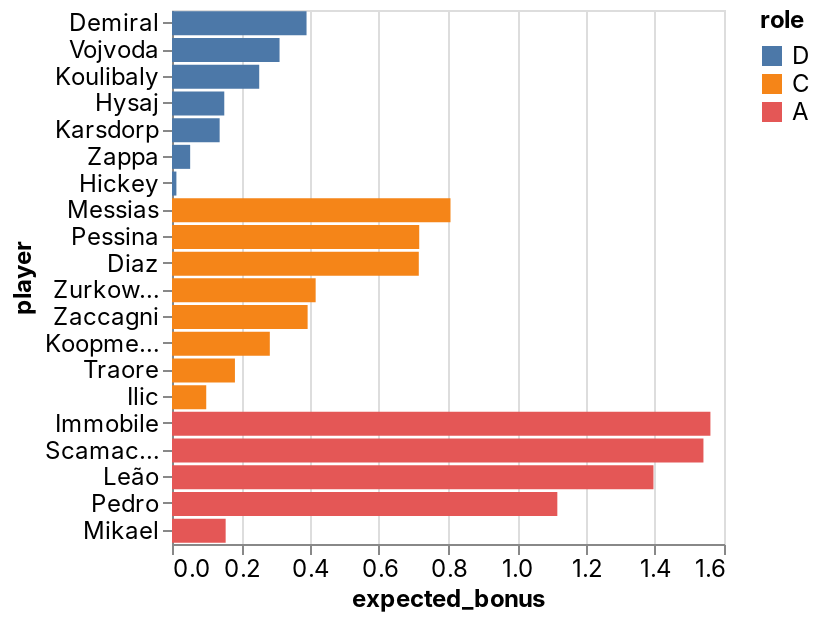

The notebook cell this image was saved under:
### Code cell
_deepnote_run_altair(team, """{"$schema":"https://vega.github.io/schema/vega-lite/v4.json","mark":{"type":"bar","tooltip":{"content":"data"}},"height":220,"autosize":{"type":"fit"},"data":{"name":"placeholder"},"encoding":{"x":{"field":"expected_bonus","type":"quantitative","sort":null,"scale":{"type":"linear","zero":false}},"y":{"field":"player","type":"nominal","sort":null,"scale":{"type":"linear","zero":true}},"color":{"field":"role","type":"nominal","sort":null,"scale":{"type":"linear","zero":false}}}}""")

### Figure 1 — Vega-Lite specification as saved in the notebook (floating-point values rounded to 4 significant figures)
{"config": {"view": {"continuousWidth": 400, "continuousHeight": 300}, "area": {"fill": "#51C0E9"}, "axis": {"labelFont": "Inter, sans-serif", "labelFontSize": 12, "labelFontWeight": "normal", "labelLimit": 60, "labelOverlap": "greedy", "titleFont": "Inter, sans-serif", "titleFontSize": 12, "titleFontWeight": "bold"}, "background": "#ffffff", "legend": {"labelFont": "Inter, sans-serif", "labelFontSize": 12, "titleFont": "Inter, sans-serif", "titleFontSize": 12, "titleFontWeight": "bold"}, "line": {"stroke": "#51C0E9", "strokeWidth": 2}, "rect": {"fill": "#51C0E9"}, "title": {"anchor": "start", "color": "#000000", "font": "Inter, sans-serif", "fontSize": 22, "fontWeight": "normal"}}, "data": {"name": "data-f1aac0684b66cb1e7d860771e8ad39db"}, "mark": {"type": "bar", "tooltip": {"content": "data"}}, "autosize": {"type": "fit"}, "encoding": {"color": {"type": "nominal", "field": "role", "scale": {"type": "linear", "zero": false}, "sort": null}, "x": {"type": "quantitative", "field": "expected_bonus", "scale": {"type": "linear", "zero": false}, "sort": null}, "y": {"type": "nominal", "field": "player", "scale": {"type": "linear", "zero": true}, "sort": null}}, "height": 300, "width": "container", "$schema": "https://vega.github.io/schema/vega-lite/v4.json", "datasets": {"data-f1aac0684b66cb1e7d860771e8ad39db": [{"fanta_team": "Scansuolo ", "role": "D", "player": "Demiral", "team": "Atalanta", "opponent": "Verona", "date": "2022-04-18T00:00:00", "expected_bonus": 0.39}, {"fanta_team": "Scansuolo ", "role": "D", "player": "Vojvoda", "team": "Torino", "opponent": "Lazio", "date": "2022-04-16T00:00:00", "expected_bonus": 0.3118}, {"fanta_team": "Scansuolo ", "role": "D", "player": "Koulibaly", "team": "Napoli", "opponent": "Roma", "date": "2022-04-18T00:00:00", "expected_bonus": 0.2528}, {"fanta_team": "Scansuolo ", "role": "D", "player": "Hysaj", "team": "Lazio", "opponent": "Torino", "date": "2022-04-16T00:00:00", "expected_bonus": 0.1515}, {"fanta_team": "Scansuolo ", "role": "D", "player": "Karsdorp", "team": "Roma", "opponent": "Napoli", "date": "2022-04-18T00:00:00", "expected_bonus": 0.1381}, {"fanta_team": "Scansuolo ", "role": "D", "player": "Zappa", "team": "Cagliari", "opponent": "Sassuolo", "date": "2022-04-16T00:00:00", "expected_bonus": 0.05265}, {"fanta_team": "Scansuolo ", "role": "D", "player": "Hickey", "team": "Bologna", "opponent": "Juventus", "date": "2022-04-16T00:00:00", "expected_bonus": 0.01276}, {"fanta_team": "Scansuolo ", "role": "C", "player": "Messias", "team": "AC Milan", "opponent": "Genoa", "date": "2022-04-15T00:00:00", "expected_bonus": 0.8073}, {"fanta_team": "Scansuolo ", "role": "C", "player": "Pessina", "team": "Atalanta", "opponent": "Verona", "date": "2022-04-18T00:00:00", "expected_bonus": 0.7166}, {"fanta_team": "Scansuolo ", "role": "C", "player": "Diaz", "team": "AC Milan", "opponent": "Genoa", "date": "2022-04-15T00:00:00", "expected_bonus": 0.7154}, {"fanta_team": "Scansuolo ", "role": "C", "player": "Zurkowski", "team": "Empoli", "opponent": "Udinese", "date": "2022-04-16T00:00:00", "expected_bonus": 0.4164}, {"fanta_team": "Scansuolo ", "role": "C", "player": "Zaccagni", "team": "Lazio", "opponent": "Torino", "date": "2022-04-16T00:00:00", "expected_bonus": 0.3931}, {"fanta_team": "Scansuolo ", "role": "C", "player": "Koopmeiners", "team": "Atalanta", "opponent": "Verona", "date": "2022-04-18T00:00:00", "expected_bonus": 0.2835}, {"fanta_team": "Scansuolo ", "role": "C", "player": "Traore", "team": "Sassuolo", "opponent": "Cagliari", "date": "2022-04-16T00:00:00", "expected_bonus": 0.1824}, {"fanta_team": "Scansuolo ", "role": "C", "player": "Ilic", "team": "Verona", "opponent": "Atalanta", "date": "2022-04-18T00:00:00", "expected_bonus": 0.09924}, {"fanta_team": "Scansuolo ", "role": "A", "player": "Immobile", "team": "Lazio", "opponent": "Torino", "date": "2022-04-16T00:00:00", "expected_bonus": 1.561}, {"fanta_team": "Scansuolo ", "role": "A", "player": "Scamacca", "team": "Sassuolo", "opponent": "Cagliari", "date": "2022-04-16T00:00:00", "expected_bonus": 1.54}, {"fanta_team": "Scansuolo ", "role": "A", "player": "Leão", "team": "AC Milan", "opponent": "Genoa", "date": "2022-04-15T00:00:00", "expected_bonus": 1.396}, {"fanta_team": "Scansuolo ", "role": "A", "player": "Pedro", "team": "Cagliari", "opponent": "Sassuolo", "date": "2022-04-16T00:00:00", "expected_bonus": 1.117}, {"fanta_team": "Scansuolo ", "role": "A", "player": "Mikael", "team": "Salernitana", "opponent": "Sampdoria", "date": "2022-04-16T00:00:00", "expected_bonus": 0.1555}]}}
